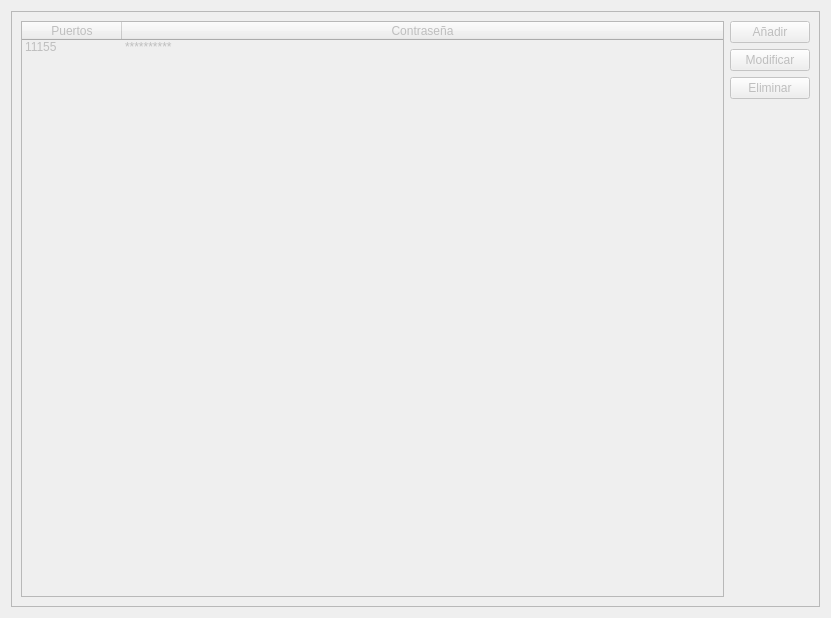
<?xml version="1.0" encoding="UTF-8"?>
<ui version="4.0">
 <class>StealthTab2</class>
 <widget class="QWidget" name="StealthTab2">
  <property name="geometry">
   <rect>
    <x>0</x>
    <y>0</y>
    <width>831</width>
    <height>618</height>
   </rect>
  </property>
  <property name="windowTitle">
   <string>Form</string>
  </property>
  <layout class="QGridLayout" name="gridLayout">
   <item row="0" column="0">
    <widget class="QFrame" name="frame">
     <property name="styleSheet">
      <string notr="true"/>
     </property>
     <property name="frameShape">
      <enum>QFrame::StyledPanel</enum>
     </property>
     <property name="frameShadow">
      <enum>QFrame::Sunken</enum>
     </property>
     <layout class="QGridLayout" name="gridLayout_2">
      <item row="0" column="1">
       <widget class="QPushButton" name="pushButton">
        <property name="enabled">
         <bool>false</bool>
        </property>
        <property name="text">
         <string>Añadir</string>
        </property>
       </widget>
      </item>
      <item row="1" column="1">
       <widget class="QPushButton" name="pushButton_2">
        <property name="enabled">
         <bool>false</bool>
        </property>
        <property name="text">
         <string>Modificar</string>
        </property>
       </widget>
      </item>
      <item row="2" column="1">
       <widget class="QPushButton" name="pushButton_3">
        <property name="enabled">
         <bool>false</bool>
        </property>
        <property name="text">
         <string>Eliminar</string>
        </property>
       </widget>
      </item>
      <item row="3" column="1">
       <spacer name="verticalSpacer">
        <property name="orientation">
         <enum>Qt::Vertical</enum>
        </property>
        <property name="sizeHint" stdset="0">
         <size>
          <width>20</width>
          <height>40</height>
         </size>
        </property>
       </spacer>
      </item>
      <item row="0" column="0" rowspan="4">
       <widget class="QTreeWidget" name="treeWidget">
        <property name="enabled">
         <bool>false</bool>
        </property>
        <property name="styleSheet">
         <string notr="true"/>
        </property>
        <property name="frameShape">
         <enum>QFrame::StyledPanel</enum>
        </property>
        <property name="showDropIndicator" stdset="0">
         <bool>false</bool>
        </property>
        <property name="indentation">
         <number>0</number>
        </property>
        <property name="rootIsDecorated">
         <bool>false</bool>
        </property>
        <property name="uniformRowHeights">
         <bool>true</bool>
        </property>
        <property name="sortingEnabled">
         <bool>false</bool>
        </property>
        <attribute name="headerCascadingSectionResizes">
         <bool>false</bool>
        </attribute>
        <attribute name="headerHighlightSections">
         <bool>false</bool>
        </attribute>
        <attribute name="headerShowSortIndicator" stdset="0">
         <bool>false</bool>
        </attribute>
        <attribute name="headerStretchLastSection">
         <bool>true</bool>
        </attribute>
        <column>
         <property name="text">
          <string>Puertos</string>
         </property>
         <property name="textAlignment">
          <set>AlignHCenter|AlignVCenter|AlignCenter</set>
         </property>
        </column>
        <column>
         <property name="text">
          <string>Contraseña</string>
         </property>
         <property name="textAlignment">
          <set>AlignHCenter|AlignVCenter|AlignCenter</set>
         </property>
        </column>
        <item>
         <property name="text">
          <string>11155</string>
         </property>
         <property name="text">
          <string>**********</string>
         </property>
        </item>
       </widget>
      </item>
     </layout>
    </widget>
   </item>
  </layout>
 </widget>
 <resources/>
 <connections/>
</ui>
